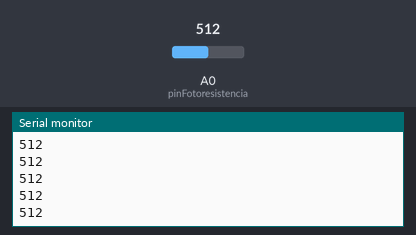
Recording of a sketch running on a simulated Arduino Uno, built with avr-gcc and run on an emulated ATmega328P. Shown: the last lines printed to the serial monitor. Inputs (shaded band) come from the test bench; at power-on: A0 (pinFotoresistencia) = 512.

Above: at 1.2 s.
1.3 s: A0 (pinFotoresistencia) set to 716
At 1.31 s:
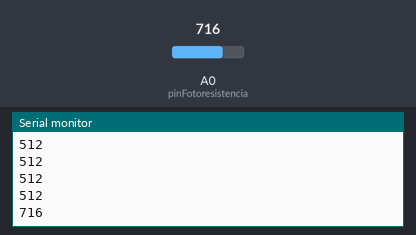
2.8 s: A0 (pinFotoresistencia) set to 900
At 2.81 s:
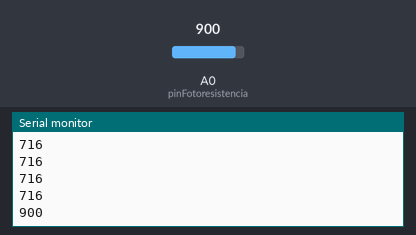
Timing chart, 0 to 5.8 s (numbered marks = the images above; inputs shaded):
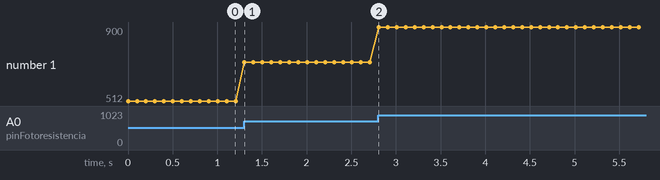

Measured:
- after the input at 1.3 s, the serial monitor: prints a new line at once (image 1)
- after the input at 2.8 s, the serial monitor: prints a new line at once (image 2)
- plotted number 1: 512 → 716 after the input at 1.3 s, 716 → 900 after the input at 2.8 s

The sketch:

Fotoresistencia.ino
```cpp
int pinFotoresistencia = 0;

int valorFotoresistencia = 0;

void setup() {
  // put your setup code here, to run once:
  Serial.begin(9600);
}

void loop() {
  // put your main code here, to run repeatedly:
  valorFotoresistencia = analogRead(pinFotoresistencia);
  Serial.println(valorFotoresistencia);
  delay(100);
}
```
